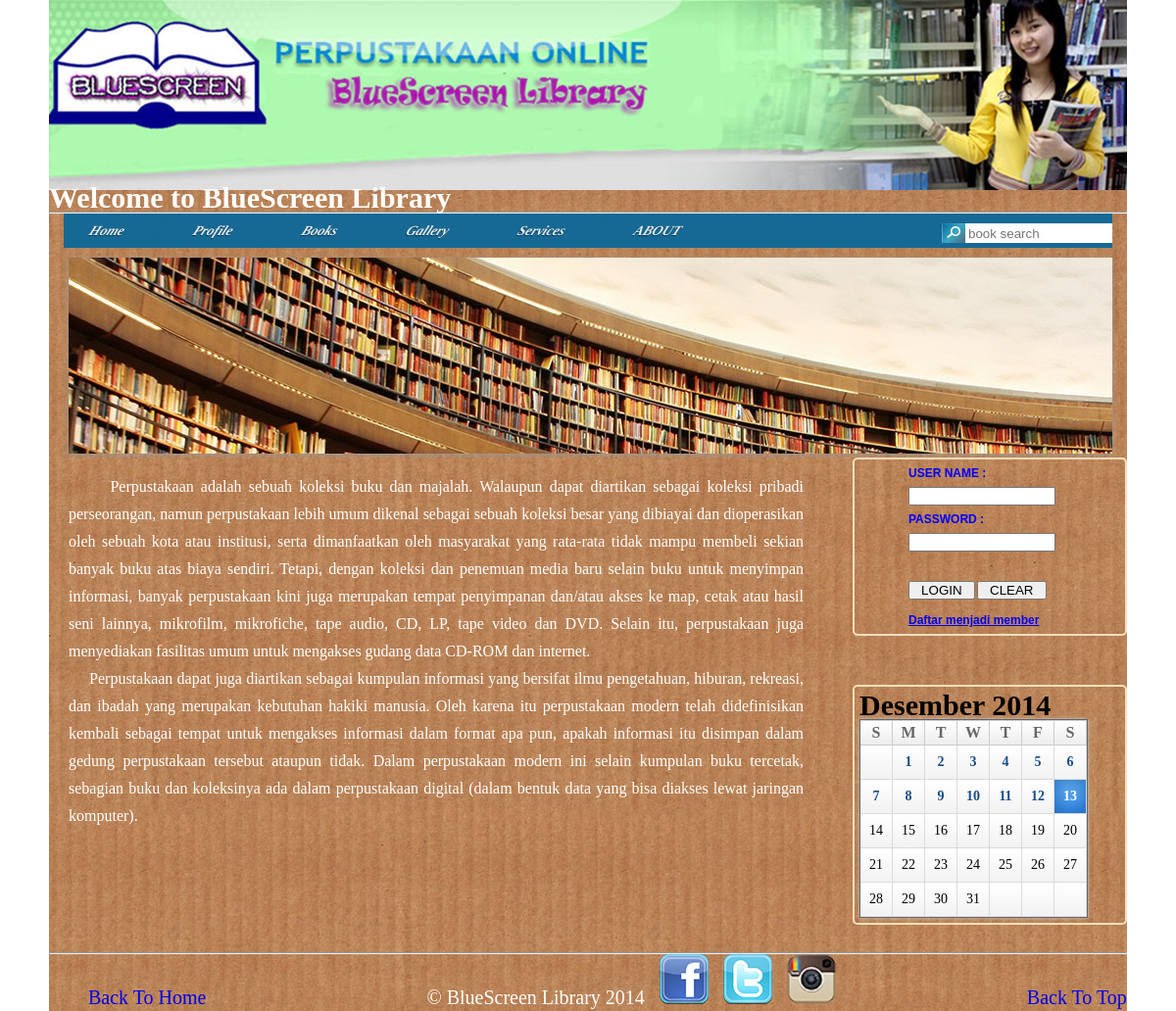
The page / on the database its author committed.
### tables this page shows
CREATE TABLE IF NOT EXISTS `menu` (
  `id_menu` int(11) NOT NULL AUTO_INCREMENT,
  `konten` varchar(50) NOT NULL,
  `isi` text NOT NULL,
  PRIMARY KEY (`id_menu`)
);

### index.php (the view)
<?php
	include("header.php");
	$sql="SELECT * FROM menu";
	$hasil=mysqli_query($koneksi,$sql);
	$field=mysqli_fetch_array($hasil);
		echo $field['isi']; ?>
	</div>
	<div class="formlogin">
	<?php
	include("login_user.php");
	?>
	</div>
	<div class="kalender">
	<?php
	include("kalender.php");
	?>
	</div>
<?php
	include("footer.php");
?>

### header.php (shortened to what this page needs)
<?php
include("koneksi.php");
?>
<html>
<head>
	<link href="index.css" media="all" rel="stylesheet" type="text/css" />
</head>
<body>
	<div id="bungkus">
	<img src="gambar/banner.jpg"></img>
	<marquee><h2 style="margin-top: -6px;"><font color="white"> Welcome to BlueScreen Library </font></h2></marquee>
	<hr style="color: #4B7B9F;">
	<div id='cat-nav'>
		<ul class='fl' id='secnav'>
		<?php
			$sql="SELECT *FROM menu";
			$hasil=mysqli_query($koneksi,$sql);
			while($menu=mysqli_fetch_row($hasil)){ ?>
				<li><a href="konten.php?id_menu=<?php echo $menu[0]; ?>"> <?php echo $menu[1]; ?></a><li>
		<?php	}
		?>
		</ul>
	<form method="POST" action="search.php">
		<input type="text" name="cari" style="width:150px; border:0px solid; height:20px; padding:0px 3px; position:relative; float: right; margin-top: 10px;" placeholder="book search">
		<img src="gambar/searchbutton.gif" style="margin-top:10px; float: right;">
	</form>
	</div>
	<div class="konten">
	<div id="sliderFrame">
    <div id="slider">
    </div>
	</div>

### index.css (style rules this page uses)
#bungkus { position: relative; margin: 0 auto; width: 1100px; background:transparent url(gambar/bgbody.jpg) repeat top left; }
p { color:white; font-family: cambria; font-size: 16px; }
.kalender { margin: 0 auto; margin-left: 820px; border: solid 2px #f9e0ba; border-radius: 5px; padding: 5px; margin-top: 50px; }
.konten { margin-top: 20px; margin-left: 20px; width: 750px; }
.formlogin { margin: 0 auto; margin-top:-380px; margin-left: 820px; text-transform: none; padding-left: 55px; border: solid 2px #f9e0ba; border-radius: 5px; }
* { margin:0; padding:0; }
body { font-family: Cambria, serif; font-size: 20px; font-style: normal; font-weight: normal; letter-spacing: normal; line-height: 1.4em; background:white; }
#cat-nav { background:#156994; margin:0 15px; padding:0; height:35px; }
#cat-nav a { color:#eee; text-decoration:none; text-shadow: #033148 0px 1px 0px; border-right:1px solid #156994; }
#secnav, #secnav ul { position:relative; z-index:100; margin:0; padding:0; list-style:none; line-height:1; background:#0d5e88; transform: skewX(-25deg); transform-origin: left top; }
#secnav a { font-family:Georgia, "Times New Roman", Times, serif; font-style:italic; font-weight:700; font-size:14px; display:block; z-index:100; padding:0 35px; line-height:35px; text-decoration:none; }
#secnav li { float:left; width: auto; height:35px; }
#cat-nav #secnav { width:100%;margin:0 auto; }
#sliderFrame { position:relative; width:1065px; height:200px; margin: 0 auto; padding-bottom: 10; top:-10px; }
#slider, #slider div.sliderInner { width:1065px; height:200px; }
#slider { background:#fff url('./uas1/js/loading.gif') no-repeat 50% 50%; position:relative; margin:0 auto; transform: translate3d(0,0,0); box-shadow: 0px 1px 5px #999999; }

### kalender.php (style rules this page uses)
form { margin:0px; padding:0px; font-family:Ebrima, Arial, Helvetica, sans-serif; font-size:8px; color:#666; empty-cells:hide; }
td.calendar-day-head { font-weight:bold; text-shadow:0px 1px 0px #FFF;color:#666; text-align:center; width:4px; padding:3px 2px; border-bottom:1px solid #CCC; border-top:1px solid #CCC; border-right:1px solid #CCC; background: #ffffff; background: -moz-linear-gradient(top, #ffffff 0%, #ededed 100%); background: -webkit-gradient(linear, left top, left bottom, color-stop(0%,#ffffff), color-stop(100%,#ededed)); background: -webkit-linear-gradient(top, #ffffff 0%,#ededed 100%); background: -o-linear-gradient(top, #ffffff 0%,#ededed 100%); background: -ms-linear-gradient(top, #ffffff 0%,#ededed 100%); background: linear-gradient(to bottom, #ffffff 0%,#ededed 100%); filter: progid:DXImageTransform.Microsoft.gradient( startColorstr='#ffffff', endColorstr='#ededed',GradientType=0 ); }

### rows shown on the page
menu: konten "Home", isi "Perpustakaan adalah sebuah koleksi buku dan majalah. Walaupun dapat diartikan sebagai koleksi pribadi perseorangan, namun perpustakaan lebih umum dikenal sebagai sebuah koleksi besar yang dibiayai dan dioperasikan oleh sebuah kota atau institusi, serta dimanfaatkan oleh masyarakat yang rata-rata tidak mampu membeli sekian banyak buku atas biaya sendiri. Tetapi, dengan koleksi dan penemuan media baru selain buku untuk menyimpan informasi, banyak perpustakaan kini juga merupakan tempat penyimpanan dan/atau akses ke map, cetak atau hasil seni lainnya, mikrofilm, mikrofiche, tape audio, CD, LP, tape video dan DVD. Selain itu, perpustakaan juga menyediakan fasilitas umum untuk mengakses gudang…"
menu: konten "Profile"
menu: konten "Books"
menu: konten "Gallery"
menu: konten "Services"
menu: konten "ABOUT"

### other values the page prints
implode('</td><td class="calendar-day-head">',$headings) "S M T W T F S"
$showtoday "13"
$showtoday "14"
$showtoday "15"
$showtoday "16"
$showtoday "17"
$showtoday "18"
$showtoday "19"
$showtoday "20"
$showtoday "21"
$showtoday "22"
$showtoday "23"
$showtoday "24"
$showtoday "25"
$showtoday "26"
